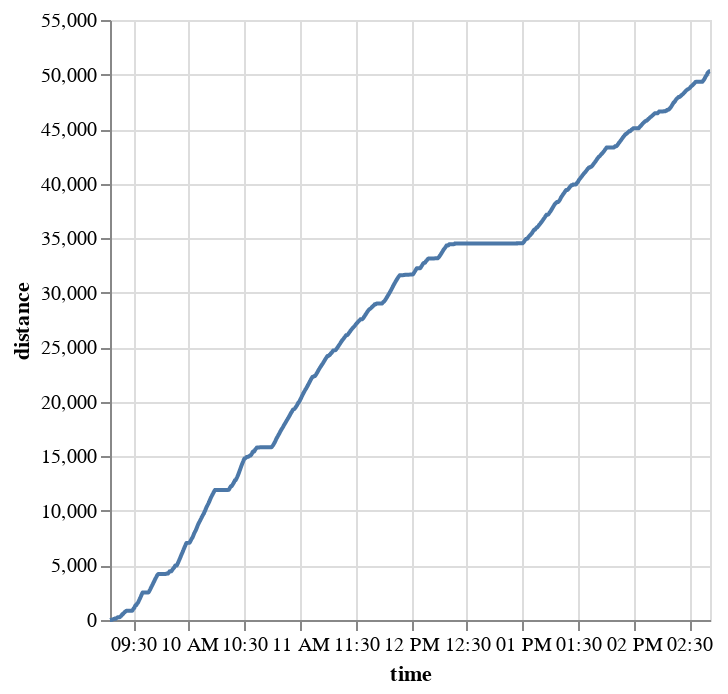

The notebook cell this image was saved under:
### Code cell
alt.Chart(ts).mark_line().encode(alt.X('time'), alt.Y('distance'))

### Figure 1 — Vega-Lite specification as saved in the notebook (floating-point values rounded to 4 significant figures; data arrays with more than 128 entries replaced by an {"elided": "..."} marker saying what was removed)
{"config": {"view": {"continuousWidth": 300, "continuousHeight": 300}}, "data": {"name": "data-fedffd1c6f8f98e2a35efdafe2b6a4c7"}, "mark": {"type": "line"}, "encoding": {"x": {"field": "time", "type": "temporal"}, "y": {"field": "distance", "type": "quantitative"}}, "$schema": "https://vega.github.io/schema/vega-lite/v5.16.3.json", "datasets": {"data-fedffd1c6f8f98e2a35efdafe2b6a4c7": {"elided": "4435 records"}}}
